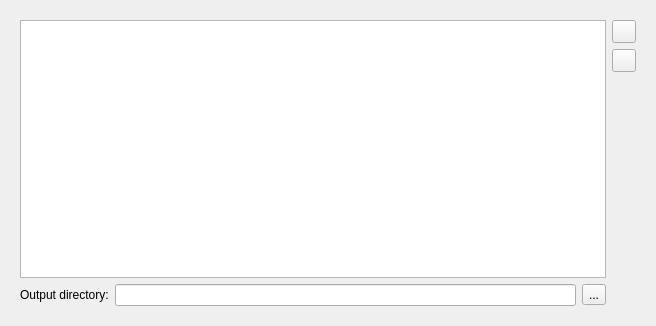
<?xml version="1.0" encoding="UTF-8"?>
<ui version="4.0">
 <class>StatisticsSetupPage</class>
 <widget class="QWizardPage" name="StatisticsSetupPage">
  <property name="geometry">
   <rect>
    <x>0</x>
    <y>0</y>
    <width>656</width>
    <height>326</height>
   </rect>
  </property>
  <property name="windowTitle">
   <string>WizardPage</string>
  </property>
  <layout class="QVBoxLayout" name="verticalLayout">
   <item>
    <widget class="QWidget" name="widget" native="true">
     <layout class="QGridLayout" name="gridLayout" rowstretch="0,0,1,0">
      <item row="0" column="1">
       <widget class="QToolButton" name="addFileButton">
        <property name="icon">
         <iconset theme="QIcon::ThemeIcon::DocumentNew"/>
        </property>
       </widget>
      </item>
      <item row="1" column="1">
       <widget class="QToolButton" name="removeFileButton">
        <property name="icon">
         <iconset theme="QIcon::ThemeIcon::ListRemove"/>
        </property>
       </widget>
      </item>
      <item row="3" column="0">
       <layout class="QHBoxLayout" name="horizontalLayout">
        <item>
         <widget class="QLabel" name="label">
          <property name="text">
           <string>Output directory:</string>
          </property>
         </widget>
        </item>
        <item>
         <widget class="QLineEdit" name="outputDirOutput">
          <property name="readOnly">
           <bool>true</bool>
          </property>
         </widget>
        </item>
        <item>
         <widget class="QToolButton" name="changeOutputDirButtonButton">
          <property name="text">
           <string>...</string>
          </property>
         </widget>
        </item>
       </layout>
      </item>
      <item row="2" column="1" rowspan="2">
       <spacer name="verticalSpacer">
        <property name="orientation">
         <enum>Qt::Orientation::Vertical</enum>
        </property>
        <property name="sizeHint" stdset="0">
         <size>
          <width>20</width>
          <height>229</height>
         </size>
        </property>
       </spacer>
      </item>
      <item row="0" column="0" rowspan="3">
       <widget class="QListView" name="listView"/>
      </item>
     </layout>
    </widget>
   </item>
  </layout>
 </widget>
 <resources/>
 <connections/>
</ui>
